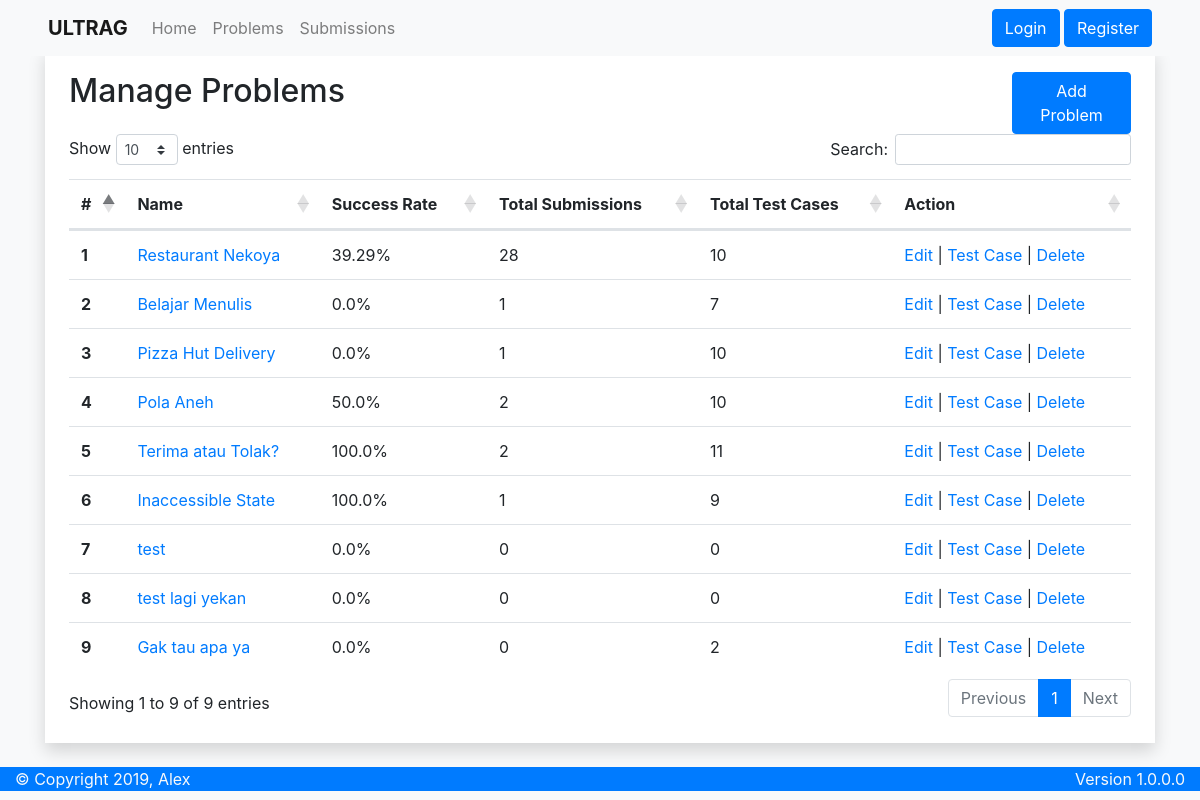
/problems/manage/, run on the app's committed database.
### apps/models.py (models this page shows, shortened)
class Problem(models.Model):
    name = models.CharField(max_length=50)
    description = models.TextField(default=None)
    input_format = models.TextField(default=None)
    output_format = models.TextField(default=None)
    constraints = models.TextField(default=None)
    time_limit = models.PositiveSmallIntegerField()
    memory_limit = models.PositiveSmallIntegerField()
    date = models.DateTimeField(auto_now=True, editable=False)

### apps/views.py (the view)
# urls.py: path('problems/manage/', views.problems_manage, name='problems_manage'),
def problems_manage(request):
    problems = models.Problem.objects.all()
    for problem in problems:
        problem.test_cases = models.TestCase.objects.filter(problem=problem).count()
        problem.submissions = models.Submission.objects.filter(Q(problem_id=problem), ~Q(status='PEN'))
        if problem.submissions.count() > 0:
            problem.success = round(problem.submissions.filter(status='AC').count() / problem.submissions.count() * 100.0, 2)
        else:
            problem.success = 0.00
        problem.submissions = problem.submissions.count()
    context = {
        'Title': 'ULTRAG - Manage Problems',
        'Problems': problems
    }
    return render(request, 'apps/problems_manage.html', context)

### apps/templates/apps/problems_manage.html (shortened to what this page needs)
{% extends 'apps/base.html' %}
{% block extra-css %}
<link rel="stylesheet" href="https://cdn.datatables.net/1.10.20/css/dataTables.bootstrap4.min.css">
{% endblock extra-css %}
{% block content %}
<div class="row justify-content-end">
    <div class="col-10">
        <h2>Manage Problems</h2>
    </div>
    <div class="col-2 pl-5">
       <a class="btn btn-primary" href="{% url 'apps:problem_create' %}" role="button">Add Problem</a>
    </div>
</div>
<table id="problems" class="table table-hover">
	<thead>
		<tr>
			<th scope="col">#</th>
			<th scope="col">Name</th>
			<th scope="col">Success Rate</th>
			<th scope="col">Total Submissions</th>
			<th scope="col">Total Test Cases</th>
			<th scope="col">Action</th>
		</tr>
	</thead>
	<tbody>
		{% for problem in Problems %}
		<tr>
			<th scope="row">{{ forloop.counter }}</th>
			<td><a href="{% url 'apps:problem' problem.id %}">{{ problem.name }}</a></td>
			<td>{{ problem.success }}%</td>
			<td>{{ problem.submissions }}</td>
			<td>{{ problem.test_cases }}</td>
            <td><a href="{% url 'apps:problem_edit' problem.id %}">Edit</a> | <a href="{% url 'apps:problem_test_case' problem.id %}">Test Case</a> | <a href="{% url 'apps:problem_delete' problem.id %}">Delete</a></td>
		</tr>
		{% endfor %}
	</tbody>
</table>
{% endblock content %}

### data on the page
Problem: name "Restaurant Nekoya", success "39.29", submissions "28", test_cases "10"
Problem: name "Belajar Menulis", success "0.0", submissions "1", test_cases "7"
Problem: name "Pizza Hut Delivery", success "0.0", submissions "1", test_cases "10"
Problem: name "Pola Aneh", success "50.0", submissions "2", test_cases "10"
Problem: name "Terima atau Tolak?", success "100.0", submissions "2", test_cases "11"
Problem: name "Inaccessible State", success "100.0", submissions "1", test_cases "9"
Problem: name "test", success "0.0", submissions "0", test_cases "0"
Problem: name "test lagi yekan", success "0.0", submissions "0", test_cases "0"
Problem: name "Gak tau apa ya", success "0.0", submissions "0", test_cases "2"
